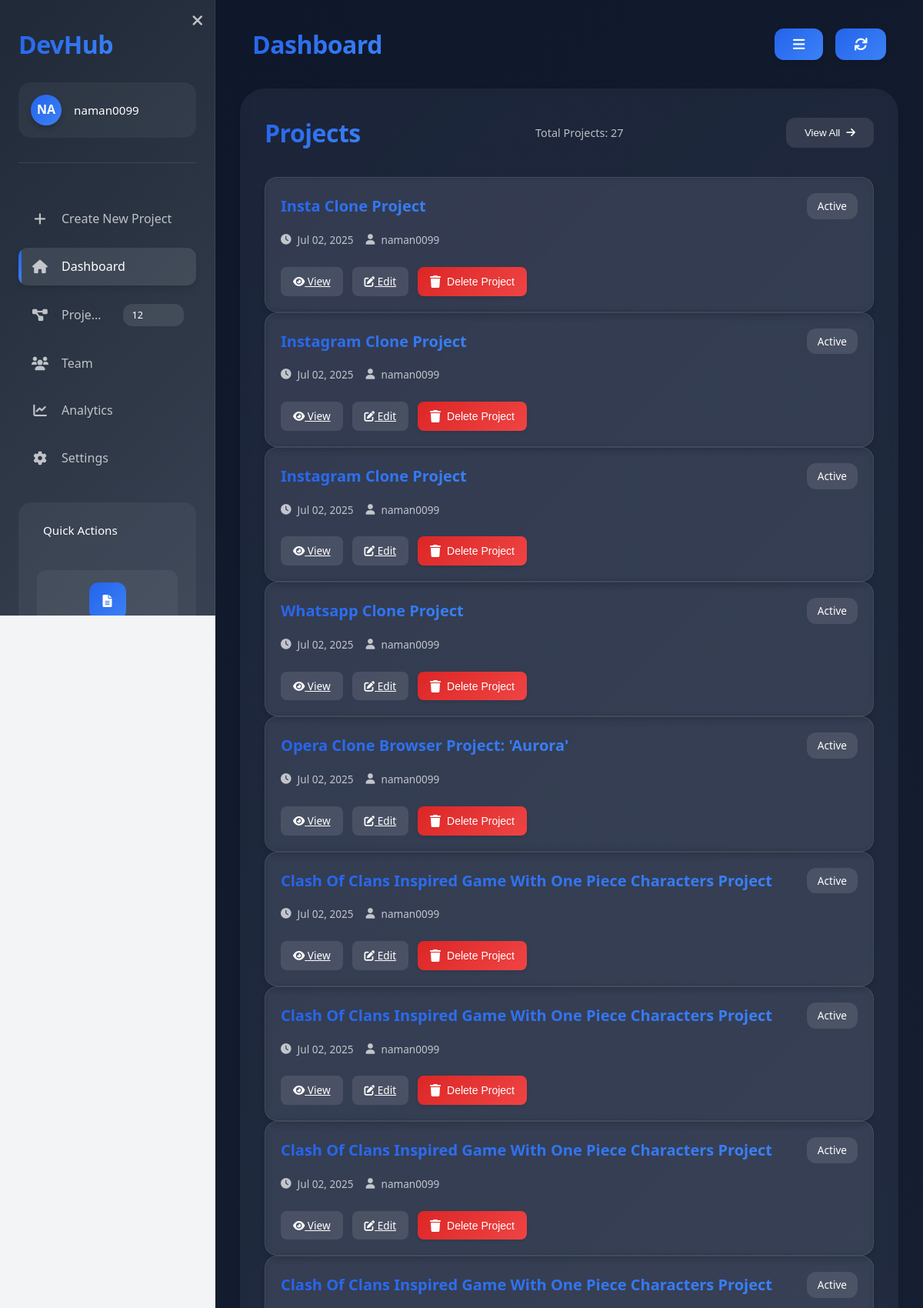
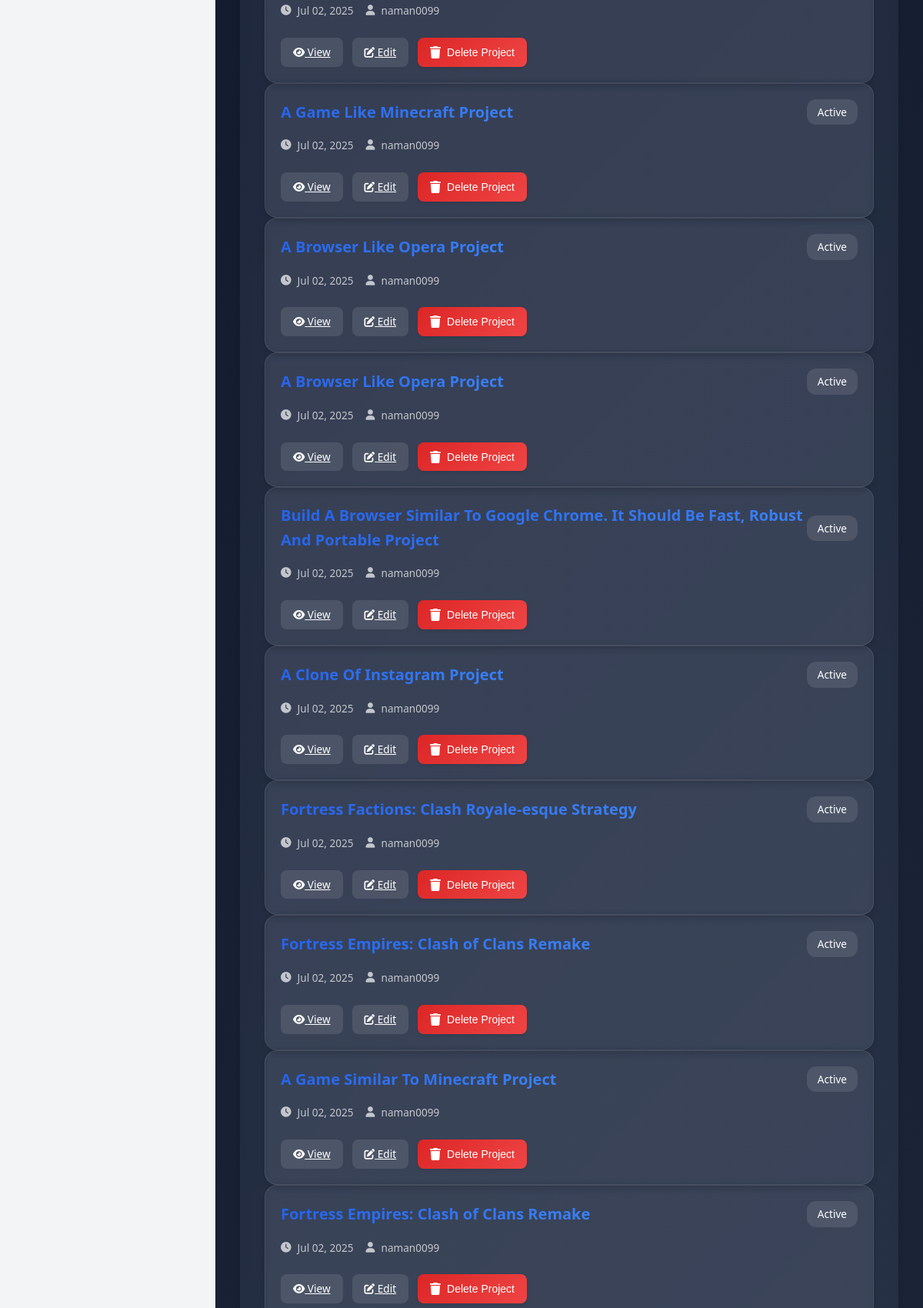
Page /users/dashboard/ (signed in, upper part) on the committed database (2 pictures, top to bottom).
### projects/models.py (models this page shows, shortened)
class Project(models.Model):
    user = models.ForeignKey(User, on_delete=models.CASCADE)  # Links to the user who created it
    name = models.CharField(max_length=255)  # Project name
    created_at = models.DateTimeField(auto_now_add=True)  # Timestamp
    roadmap = models.JSONField(null=True, blank=True)  # Store the roadmap JSON data

### users/views.py (the view)
# urls.py: path("dashboard/", dashboard_view, name="dashboard"),
@login_required
def dashboard_view(request):
    projects = Project.objects.filter(user=request.user)  # Fetch only the logged-in user's projects
    return render(request, "dashboard.html", {"projects": projects})

### templates/dashboard.html (shortened to what this page needs)
<!DOCTYPE html>
<html lang="en">
<head>
    <link href="https://cdnjs.cloudflare.com/ajax/libs/font-awesome/6.0.0/css/all.min.css" rel="stylesheet">
</head>
<body>
    <div class="dashboard-container">
        <div class="sidebar">
            <div class="sidebar-header">
                <h2 class="sidebar-logo">DevHub</h2>
                <div class="sidebar-user">
                    <div class="user-avatar">{{ request.user.username|slice:':2'|upper }}</div>
                    <span class="user-name">{{ request.user.username|truncatechars:20 }}</span>
                </div>
                <button class="sidebar-toggle" onclick="toggleSidebar()">
                    <i class="fas fa-times"></i>
                </button>
            </div>
            <nav class="sidebar-nav">
                <a href="{% url 'create_project' %}" class="nav-item">
                    <i class="fas fa-plus"></i>
                    <span>Create New Project</span>
                </a>
                <a href="{% url 'dashboard' %}" class="nav-item active">
                    <i class="fas fa-home"></i>
                    <span>Dashboard</span>
                </a>
                <a href="#" class="nav-item">
                    <i class="fas fa-project-diagram"></i>
                    <span>Projects</span>
                    <span class="badge">12</span>
                </a>
                <a href="#" class="nav-item">
                    <i class="fas fa-users"></i>
                    <span>Team</span>
                </a>
                <a href="#" class="nav-item">
                    <i class="fas fa-chart-line"></i>
                    <span>Analytics</span>
                </a>
                <a href="#" class="nav-item">
                    <i class="fas fa-cog"></i>
                    <span>Settings</span>
                </a>
            </nav>
            <div class="quick-actions">
                <div class="quick-actions-header">
                    <h3 class="quick-actions-title">Quick Actions</h3>
                </div>
                <div class="quick-actions-list">
                    <div class="quick-action">
                        <div class="quick-action-icon">
                            <i class="fas fa-file-alt"></i>
                        </div>
                    </div>
                </div>
            </div>
        </div>
        <div class="content-area">
            <div class="header">
                <h1 class="header-title">Dashboard</h1>
                <div class="header-actions">
                    <button class="action-btn" onclick="toggleSidebar()">
                        <i class="fas fa-bars"></i>
                    </button>
                    <button class="action-btn" onclick="refreshDashboard()">
                        <i class="fas fa-sync"></i>
                    </button>
                </div>
            </div>
            <div class="projects-section">
                <div class="projects-header">
                    <h2 class="projects-title">Projects</h2>
                    <span class="projects-count">Total Projects: {{ projects|length }}</span>
                    <button class="view-all-btn">
                        View All
                        <i class="fas fa-arrow-right"></i>
                    </button>
                </div>
                {% if projects %}
                    <div class="projects-grid">
                        {% for project in projects %}
                            <div class="project-card">
                                <div class="project-card-header">
                                    <h3 class="project-card-title">{{ project.name }}</h3>
                                    <span class="project-card-status">Active</span>
                                </div>
                                <div class="project-card-meta">
                                    <div class="project-card-meta-item">
                                        <i class="fas fa-clock"></i>
                                        <span>{{ project.created_at|date:"M d, Y" }}</span>
                                    </div>
                                    <div class="project-card-meta-item">
                                        <i class="fas fa-user"></i>
                                        <span>{{ request.user.username }}</span>
                                    </div>
                                </div>
                                <div class="project-card-actions">
                                    <a href="{% url 'projects_1:dev_environment' project.id %}" class="project-card-action-btn">
                                        <i class="fas fa-eye"></i> View
                                    </a>
                                    <a href="{% url 'projects_1:dev_environment' project.id %}" class="project-card-action-btn">
                                        <i class="fas fa-edit"></i> Edit
                                    </a>
                                    <button class="delete-project-btn" onclick="deleteProject('{{ project.id }}')">
                                        <i class="fas fa-trash"></i>
                                        Delete Project
                                    </button>
                                </div>
                            </div>
                        {% endfor %}
                    </div>
                {% endif %}
            </div>
        </div>
</body>
</html>

### rows in the picture
Project: name "Insta Clone Project", created_at "Jul 02, 2025"
Project: name "Instagram Clone Project", created_at "Jul 02, 2025"
Project: name "Instagram Clone Project", created_at "Jul 02, 2025"
Project: name "Whatsapp Clone Project", created_at "Jul 02, 2025"
Project: name "Opera Clone Browser Project: 'Aurora'", created_at "Jul 02, 2025"
Project: name "Clash Of Clans Inspired Game With One Piece Characters Project", created_at "Jul 02, 2025"
Project: name "Clash Of Clans Inspired Game With One Piece Characters Project", created_at "Jul 02, 2025"
Project: name "Clash Of Clans Inspired Game With One Piece Characters Project", created_at "Jul 02, 2025"
Project: name "Clash Of Clans Inspired Game With One Piece Characters Project", created_at "Jul 02, 2025"
Project: name "A Game Like Minecraft Project", created_at "Jul 02, 2025"
Project: name "A Browser Like Opera Project", created_at "Jul 02, 2025"
Project: name "A Browser Like Opera Project", created_at "Jul 02, 2025"
Project: name "Build A Browser Similar To Google Chrome. It Should Be Fast, Robust And Portable Project", created_at "Jul 02, 2025"
Project: name "A Clone Of Instagram Project", created_at "Jul 02, 2025"
Project: name "Fortress Factions: Clash Royale-esque Strategy", created_at "Jul 02, 2025"
Project: name "Fortress Empires: Clash of Clans Remake", created_at "Jul 02, 2025"
Project: name "A Game Similar To Minecraft Project", created_at "Jul 02, 2025"
Project: name "Fortress Empires: Clash of Clans Remake", created_at "Jul 02, 2025"

### other values in the picture
{{ request.user.username|slice:':2'|upper }} "NA"
{{ request.user.username|truncatechars:20 }} "naman0099"
{{ projects|length }} "27"
{{ request.user.username }} "naman0099"
